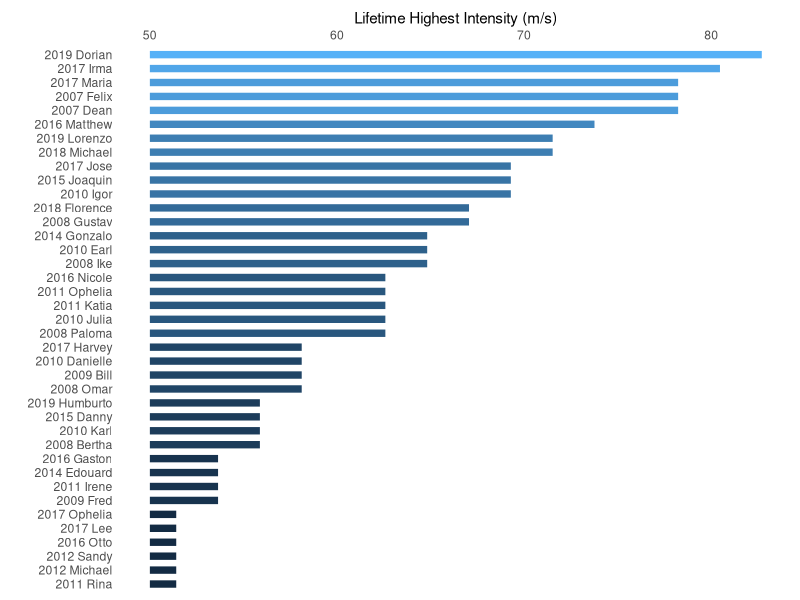

The R script that drew this image:
## ---- chunk 1
Year <- c(2007, 2007, 2008, 2008, 2008, 2008, 2008, 2009, 2009, 2010, 2010, 2010, 2010, 2010,
          2011, 2011, 2011, 2011, 2012, 2012, 2014, 2014, 2015, 2015, 2016, 2016, 2016, 2016,
          2017, 2017, 2017, 2017, 2017, 2017, 2018, 2018, 2019, 2019, 2019)
Name <- c("Dean", "Felix", "Bertha", "Gustav", "Ike", "Omar", "Paloma", "Bill", "Fred",
          "Danielle", "Earl", "Igor", "Julia", "Karl", "Irene", "Katia", "Ophelia", "Rina",
          "Michael", "Sandy", "Edouard", "Gonzalo", "Danny", "Joaquin", "Gaston", "Matthew",
          "Nicole", "Otto", "Harvey", "Irma", "Jose", "Lee", "Maria", "Ophelia", "Florence",
          "Michael", "Dorian", "Humburto", "Lorenzo")
MPH <- c(175, 175, 125, 150, 145, 130, 140, 130, 120, 130, 145, 155, 140, 125, 120, 140, 140,
         115, 115, 115, 120, 145, 125, 155, 120, 165, 140, 115, 130, 180, 155, 115, 175, 115, 
         150, 160, 185, 125, 160)
LMI.df <- data.frame(Year, Name, MPH, MPS = MPH * .44704)

NS <- c(15, 16, 9, 19, 19, 19, 14, 8, 11, 15, 17, 15, 18)
MH <- c(2, 5, 2, 5, 4, 2, 0, 2, 2, 4, 6, 2, 3)
Year <- 2007:2019

Counts.df <- data.frame(Year, NS, MH)
# sum(MH)/sum(NS) * 100
## ---- chunk 2
suppressPackageStartupMessages(library(dplyr))
LMI.df %>%
  arrange(desc(MPS))
## ---- chunk 3
LMI.df <- LMI.df %>%
  mutate(NAME = paste(Year, Name))

suppressPackageStartupMessages(library(ggplot2))
suppressPackageStartupMessages(library(forcats))

ggplot(data = LMI.df) +
  geom_segment(aes(x = reorder(NAME, MPS), y = 50,
                   xend = reorder(NAME, MPS), yend = MPS, 
                   color = MPS), size = 2.5) +
  coord_flip() + 
  scale_y_continuous(position = 'right') +
  xlab("") + ylab("Lifetime Highest Intensity (m/s)") +
  theme_minimal() +
  theme(panel.grid.major = element_blank(), 
        panel.grid.minor = element_blank(),
        legend.position = "none")
## ---- chunk 4
percentile <- (cumsum(table(LMI.df$MPS)) + (sum(NS) - sum(MH)))/sum(NS)
percentile.df <- as.data.frame(percentile)
percentile.df$MPS <- as.numeric(rownames(percentile.df))

( p85ws <- round(approx(x = percentile.df$percentile, y = percentile.df$MPS, xout = .85)$y, 1) )
## ---- chunk 5
p95 <- round(approx(x = percentile.df$MPS, y = percentile.df$percentile, xout = 60.3)$y, 1)
p95ws <- round(approx(x = percentile.df$percentile, y = percentile.df$MPS, xout = .95)$y, 1)
